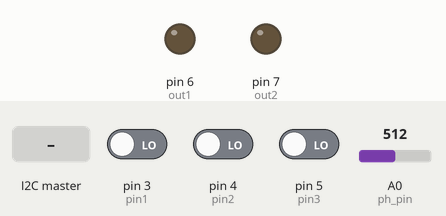
Recording of a sketch running on a simulated Arduino Uno, built with avr-gcc and run on an emulated ATmega328P. On the bench: output pins drawn as LEDs (lit = HIGH). The inputs (shaded band) are chosen by the test bench; at power-on: pin 4 (pin2) LOW, pin 3 (pin1) LOW, pin 5 (pin3) LOW, A0 (ph_pin) = 512. What the sketch prints to the serial monitor is not drawn.

Above: at 1.2 s.
1.3 s: the I2C master sends the byte 1
At 3.1 s:
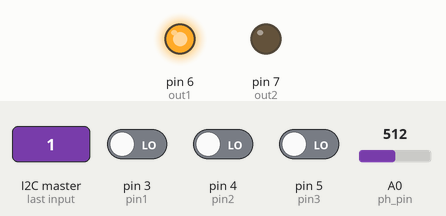
5.0 s: pin 4 (pin2) driven HIGH
At 7.2 s:
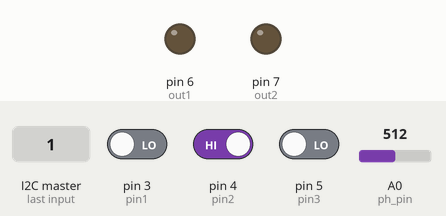
7.5 s: pin 4 (pin2) driven LOW
At 8.9 s:
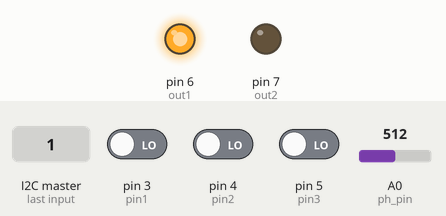
Timing chart, 0 to 10.5 s (numbered marks = the images above; inputs shaded):
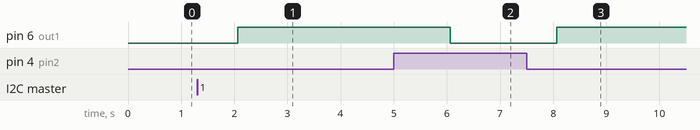

The sketch:

4_ARDUINO_SLAVE_FINAL.ino
```cpp
#include <Wire.h>
#define TEMPO 2000
//chave de nivel
#define pin1 3 // chave de nivel do reservatorio
#define pin2 4 // chave de nivel alto do aquario
#define pin3 5 // chave nivel baixo do aquario
#define out1 6 // solenoide do reservatório
#define out2 7 // solenoide do desvio do aquario
char t[10];
char c[10];
 //ph
#define AMOSTRAS 10
#define ARef  5.16    //TENSÃO DE REFERÊNCIA DO ARDUINO QUE USEI  --- MEDIR ENTRE O GND E AREF NO ARDUINO
//servo motor
#include <Stepper.h>
#define TEMPO2 43200000// 12 horas em millis segundos
const int stepsPerRevolution = 500;
//Inicializa a biblioteca utilizando as portas de 8 a 11 para
//ligacao ao motor
Stepper myStepper(stepsPerRevolution, 8,10,9,11);
int trocar=0;
long tempoanterior=0;
long tempoanterior2=0;
int ph_pin = A0;
String temp;
String condut;
float condutividade=20;
float ValorCorrigido=25;
float Po=7;
int liberar=0;
void setup() {
  Serial.begin(115200);
  Wire.begin(0x08);
  Wire.onReceive(receiveEvent);
   pinMode (pin1, INPUT);
pinMode (pin2, INPUT);
pinMode (pin3, INPUT);
pinMode (out1, OUTPUT);
pinMode (out2, OUTPUT);
   //Determina a velocidade inicial do motor
 myStepper.setSpeed(60);
}

float lePorta(int portaAnalogica) {
  float total=0;
  for (int i=0; i<AMOSTRAS; i++) {
    total += 1.0 * analogRead(portaAnalogica);
    delay(5);
  }
  return total / (float)AMOSTRAS;
}


 void loop() {

long tempoatual=millis();

if (liberar==1)
{
if(tempoatual-tempoanterior>TEMPO)// ciclo de verificação a cada 5 seg para substituir o delay
{//if(tempoatual-tempoanterior>TEMPO)
  tempoanterior=tempoatual;


  int medida_ph = lePorta(ph_pin);
  double voltage_ph =  (ARef / 1024.0) * medida_ph;
  Po = -6.45161290322581*voltage_ph + 23.4193548387097;  //EQUAÇÃO DA RETA
  Serial.print("\tPH: ");
  Serial.print(Po, 3);
  Serial.println("");
  int a = digitalRead(pin1);// chave de nivel do reservatorio, se não me engano 1 é para ela aberta e 0 para ela fechada
int b = digitalRead(pin2);// nivel alto do aquario
int c = digitalRead(pin3);// nivel baixo do aquario
if(a==0)
{//if(a=1)
if(trocar<150)
{//if(trocar=<150)
  trocar=trocar+1;
  Serial.println("encher galão reservatório");
  Serial.println("Contagem de galões ");
  Serial.print(trocar);
}//if(trocar>150)
else{ trocar=0;}

}//if(a=1)

if(b==0)
{//if(b=1)
digitalWrite(out1,HIGH);//abre a solenoide do reservatorio para manter nivel alto do aquario
}//if(b==1)
else{digitalWrite(out1,LOW);}// quando o aquario estiver em nivel alto fecha a entrada de agua para o aquario vinda do reservatorio
if(c==1)
{//if(c==0)
digitalWrite(out2, LOW);// quando o aquario estiver em nivel baixo a solenoide de desvio é fechada e a de entrada de agua no aquario é aberta
digitalWrite(out1,HIGH);// abre a solenoide do reservatorio para o aquario, entra agua para aumentar o nivel do aquario
}//if(c=1);

}//if(tempoatual-tempoanterior>TEMPO)

if (tempoatual-tempoanterior2>TEMPO2)
{
tempoanterior2=tempoatual;
//Gira o motor no sentido horario a 90 graus
 for (int i = 0; i<=2; i++)
 {
 myStepper.step(-256);
 delay(2000);
 }

 //Gira o motor no sentido anti-horario a 120 graus
 for (int i = 0; i<=2; i++)
 {
 myStepper.step(384);
 delay(2000);
 }
}
if (c==1)
{
  if (ValorCorrigido<=20 || ValorCorrigido>=26)
{digitalWrite(out2,HIGH);
  digitalWrite(out1,HIGH);
}
if (Po<=6 || Po>=7.7)
{
  digitalWrite(out2,HIGH);
  digitalWrite(out1,HIGH);
}
}
if (ValorCorrigido>20 && ValorCorrigido<26)
{
  if (Po>6 && Po<7.7)
  {
    digitalWrite(out2,LOW);
  }
}

}
}


 //função que recebe dados do esp8266

void receiveEvent(String leitura) {

    while (Wire.available()) {
        t[0] = Wire.read(); // every character that arrives it put in order in the empty array "t"
        t[1] = Wire.read();
        t[2] = Wire.read();
        t[3] = Wire.read();
        t[4] = Wire.read();
        c[0] = Wire.read();
        c[1] = Wire.read();
        c[2] = Wire.read();
        c[3] = Wire.read();
        c[4] = Wire.read();
        c[5] = Wire.read();
      temp=t[0]+t[1]+t[2]+t[3]+t[4]+t[5];
     condut=c[0]+c[1]+c[2]+c[3]+c[4]+c[5];
     ValorCorrigido=temp.toFloat();
   condutividade=condut.toFloat();
   liberar=1;
    }

    Serial.println(t);
    Serial.println(c);
    delay(2000);

}
```

Measured:
- after the input at 1.3 s, pin 6 (out1): LOW → HIGH after 0.76 s
- after the input at 5.0 s, pin 6 (out1): HIGH → LOW after 1.1 s
- after the input at 7.5 s, pin 6 (out1): LOW → HIGH after 0.57 s
